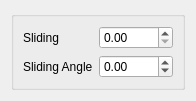
<?xml version="1.0" encoding="UTF-8"?>
<ui version="4.0">
 <class>Form</class>
 <widget class="QWidget" name="Form">
  <property name="geometry">
   <rect>
    <x>0</x>
    <y>0</y>
    <width>196</width>
    <height>84</height>
   </rect>
  </property>
  <property name="windowTitle">
   <string>Form</string>
  </property>
  <layout class="QVBoxLayout" name="verticalLayout">
   <item>
    <widget class="QGroupBox" name="groupBox">
     <property name="title">
      <string/>
     </property>
     <layout class="QGridLayout" name="gridLayout">
      <item row="1" column="0">
       <widget class="QLabel" name="label">
        <property name="text">
         <string>Sliding Angle</string>
        </property>
       </widget>
      </item>
      <item row="1" column="1" colspan="2">
       <widget class="QDoubleSpinBox" name="sliding_angle_doubleSpinBox">
        <property name="minimum">
         <double>-360.000000000000000</double>
        </property>
        <property name="maximum">
         <double>360.000000000000000</double>
        </property>
       </widget>
      </item>
      <item row="0" column="0">
       <widget class="QLabel" name="label_2">
        <property name="text">
         <string>Sliding</string>
        </property>
       </widget>
      </item>
      <item row="0" column="1" colspan="2">
       <widget class="QDoubleSpinBox" name="sliding_doubleSpinBox"/>
      </item>
     </layout>
    </widget>
   </item>
  </layout>
 </widget>
 <resources/>
 <connections/>
</ui>
